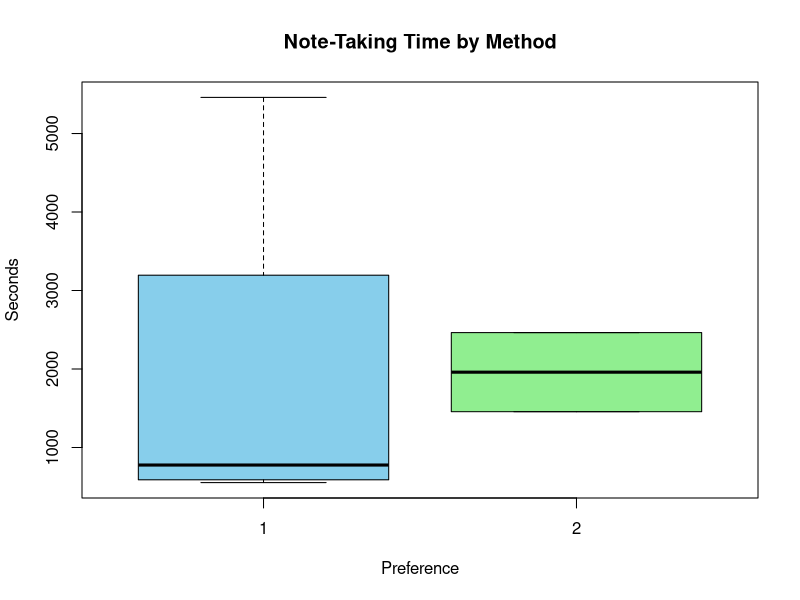
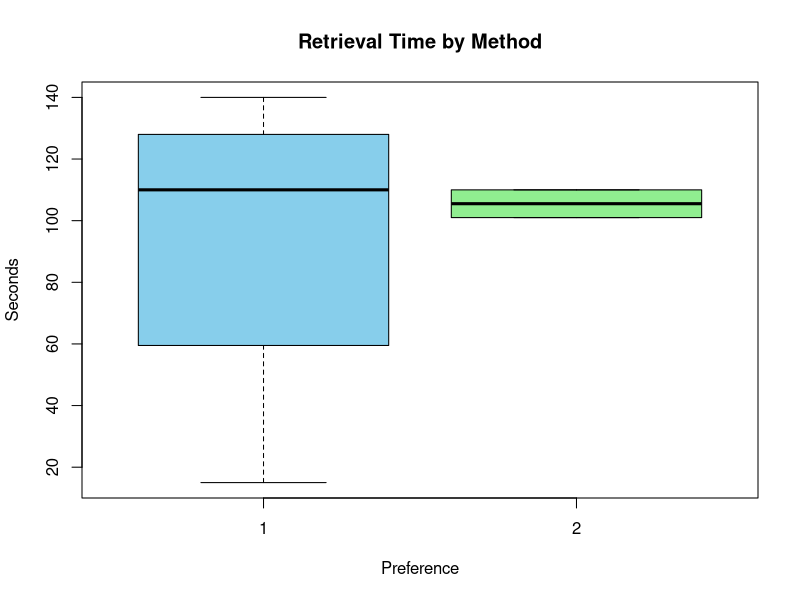
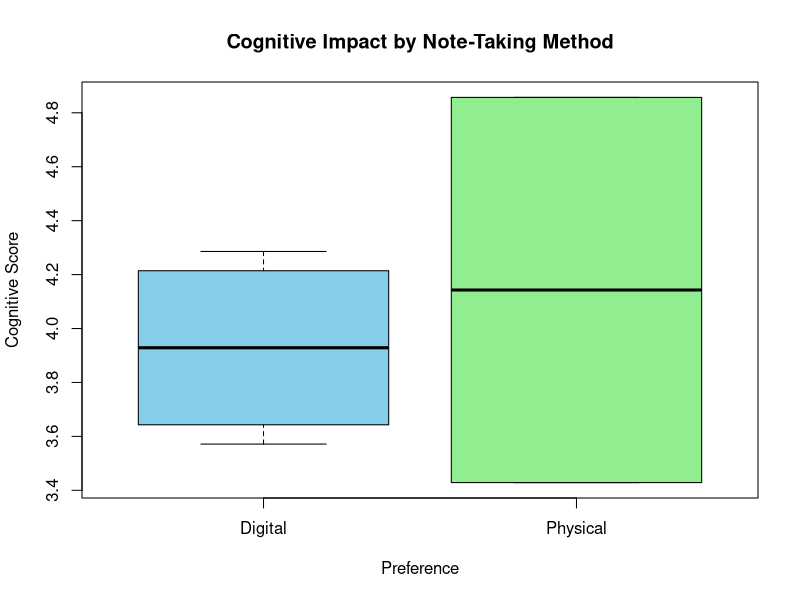

These figures' R source, in order:
library(tidyverse)
library(dplyr)

# Loading csv
df<-read.csv("data_R.csv")

# HH:MM:SS to seconds function
time_to_seconds <- function(time_str) {
  parts <- strsplit(as.character(time_str), ":")[[1]]
  if (length(parts) == 3) {
    return(as.numeric(parts[1])*3600 + as.numeric(parts[2])*60 + as.numeric(parts[3]))
  } else {
    return(NA)
  }
}

df$NoteTakingTime_sec <- sapply(df$NoteTakingTime, time_to_seconds)
df$RetrievalTime_sec <- sapply(df$RetrievalTime, time_to_seconds)

# 1 - Digital and 2 - Physical
df$Preference <- factor(df$Preference, levels = c("1", "2"))
df$Preference

"-----------------------------------------------------------------------------------------------"
"Hypothesis 1 - Physical note-taking participants will take significantly more time 
for both note-taking and retrieval tasks than digital note-taking participants.
Since both the time were not normal we can use."

# First we will do normality tests on Note-Taking Time and Retrieval Time
# Note-Taking Time
shapiro.test(df$NoteTakingTime_sec)
# NoteTakingTime_sec - Resulted in not normal 

# Retrieval Time
shapiro.test(df$RetrievalTime_sec)
# RetrievalTime_sec - Resulted in not normal 

# Using non-parametric tests
# Note-Taking Time: Physical vs Digital
wilcox.test(NoteTakingTime_sec ~ Preference, data = df)

# Retrieval Time: Physical vs Digital
wilcox.test(RetrievalTime_sec ~ Preference, data = df)

# The test revealed no significant differences in:
# Note-taking time (W = 2, p = 0.53)
# Retrieval time (W = 5, p = 0.80)

# Since inferential tests doesn't give much insights, we will now use descriptive stats

df %>%
  group_by(Preference) %>%
  summarise(
    Mean_Note = mean(NoteTakingTime_sec, na.rm = TRUE),
    Median_Note = median(NoteTakingTime_sec, na.rm = TRUE),
    SD_Note = sd(NoteTakingTime_sec, na.rm = TRUE),
    Mean_Retrieval = mean(RetrievalTime_sec, na.rm = TRUE),
    Median_Retrieval = median(RetrievalTime_sec, na.rm = TRUE),
    SD_Retrieval = sd(RetrievalTime_sec, na.rm = TRUE),
    N = n()
  )

"On average, digital note-takers (n = 4) spent 1,892 seconds on note-taking (SD = 2,384), while 
physical note-takers (n = 2) spent 1,960 seconds (SD = 713). Despite a slightly higher mean for 
the physical group, the digital group had a much lower median (777 sec), indicating high 
variability — likely driven by one or more long note-taking sessions."

boxplot(NoteTakingTime_sec ~ Preference, data = df,
        main = "Note-Taking Time by Method", ylab = "Seconds", col = c("skyblue", "lightgreen"))

boxplot(RetrievalTime_sec ~ Preference, data = df,
        main = "Retrieval Time by Method", ylab = "Seconds", col = c("skyblue", "lightgreen"))

# The above results can be also be verified by looking at the box plots and see the high variability.

"-----------------------------------------------------------------------------------------------"


"Hypothesis 4 - Physical note-taking participants will demonstrate a significantly greater positive cognitive impact—measured through higher focus, lower cognitive load, and better retention—compared to digital note-taking participants."

df <- df %>%
  mutate(
    CognitiveScore = rowMeans(df[, c("Cognitive1", "Cognitive2", "Cognitive3", "Cognitive4", 
                                     "Cognitive5", "Cognitive6", "Cognitive7")], na.rm = TRUE),
    Preference = factor(Preference, levels = c("1", "2"), labels = c("Digital", "Physical"))
  )

# Filtering missing values
filtered_data <- df %>%
  filter(!is.na(Preference) & !is.na(CognitiveScore))

# Normality checking
shapiro.test(filtered_data$CognitiveScore)
# p-value was 0.6338 > 0.05 which means normal - parametric tests can be performed

# We can now do t-test
t.test(CognitiveScore ~ Preference, data = filtered_data)
# No significance difference was found that means fail to reject null hypothesis

# Since t-test showed no significant difference, now running descriptive statistics
filtered_data %>%
  group_by(Preference) %>%
  summarise(
    Mean = mean(CognitiveScore, na.rm = TRUE),
    Median = median(CognitiveScore, na.rm = TRUE),
    SD = sd(CognitiveScore, na.rm = TRUE),
    N = n()
  )
"Although the physical group showed greater variability, both groups had matching medians, 
suggesting no strong skew."

boxplot(CognitiveScore ~ Preference, data = filtered_data,
        main = "Cognitive Impact by Note-Taking Method",
        ylab = "Cognitive Score", col = c("skyblue", "lightgreen"))

"-----------------------------------------------------------------------------------------------"

